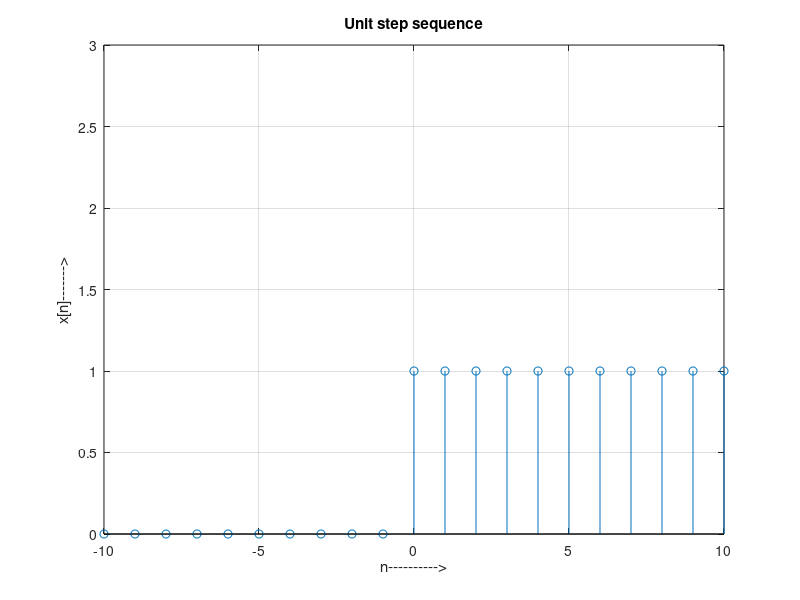

Reproduce this figure in MATLAB.
close all;
clc;

n0 = 0;
n1 = -10;
n2 = 10;

n = n1:n2;
x = (n-n0)>=0;

stem(n,x);
grid;
axis([-10 10 0 3]);
title('Unit step sequence');
xlabel('n---------->');
ylabel('x[n]------->');